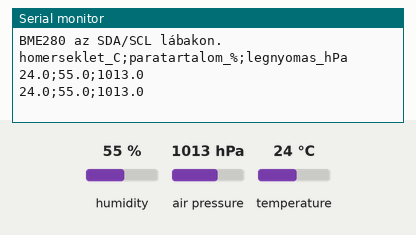
Simulated run of this sketch. Board: Arduino Uno, built with avr-gcc and run on an emulated ATmega328P. Shown: the last lines printed to the serial monitor. Inputs (shaded band) come from the test bench; at power-on: humidity 55 %, air pressure 1013 hPa, temperature 24 °C.

Above: at 2.8 s.
2.9 s: humidity set to 22 %
At 4.5 s:
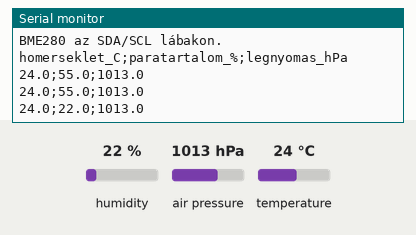
5.6 s: air pressure set to 952 hPa
At 7.4 s:
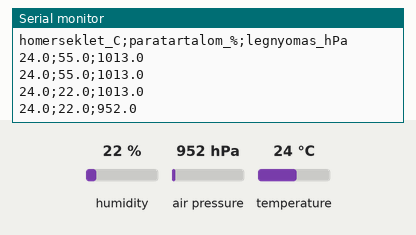
8.3 s: temperature set to 12 °C
At 10.8 s:
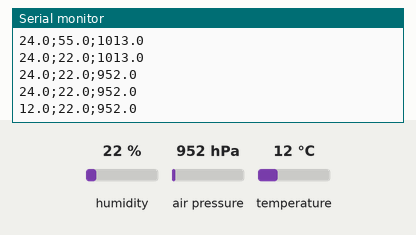

Measured:
- after the input at 2.9 s, the serial monitor: prints a new line after 1.1 s (image 1)
- after the input at 5.6 s, the serial monitor: prints a new line after 0.42 s (image 2)
- after the input at 8.3 s, the serial monitor: prints a new line after 1.7 s (image 3)

The sketch:

04_bme280_doboz.ino
```cpp
// =====================================================================
//  TESZT 04 – Doboz belső klímája (BME280)
//  Lapok: UNO R4 WiFi, Nano 33 IoT, Nano RP2040 Connect
//
//  Bekötés:
//   UNO R4 WiFi: Qwiic kábellel a Qwiic aljzatba (nem kell forrasztani),
//                vagy 5 V-os panelt a fejléc SDA/SCL lábaira.
//   Nano lapok:  VIN → 3V3, GND → GND, SDA → A4, SCL → A5.
//                ⚠️ Csak 3,3 V-ról tápláld (a Nano lapok 3,3 V-osak)!
//  Szükséges könyvtár: Adafruit BME280 Library
//
//  Miért kell ez? Ha a dobozba víz szivárog, a páratartalom megemelkedik –
//  így még azelőtt észrevesszük, hogy az elektronika tönkremenne.
//
//  Kísérlet: lehelj rá a szenzorra! Mennyit ugrik a páratartalom?
//            Tedd a szenzort egy zacskó szilikagéllel egy dobozba – mi történik?
// =====================================================================
#include <Wire.h>
#include <Adafruit_BME280.h>

Adafruit_BME280 bme;

// Megkeresi a szenzort a lap I2C buszán (0x77 vagy 0x76 címen)
bool szenzorKeres() {
#if defined(ARDUINO_UNOWIFIR4)
  // Az UNO R4 WiFi Qwiic aljzata a Wire1 buszon van
  if (bme.begin(0x77, &Wire1) || bme.begin(0x76, &Wire1)) {
    Serial.println("BME280 a Qwiic aljzaton.");
    return true;
  }
#endif
  // Nano lapokon (és az UNO R4 SDA/SCL fejlécén) a Wire busz: A4 = SDA, A5 = SCL
  if (bme.begin(0x77, &Wire) || bme.begin(0x76, &Wire)) {
    Serial.println("BME280 az SDA/SCL lábakon.");
    return true;
  }
  return false;
}

void setup() {
  Serial.begin(115200);
  while (!Serial && millis() < 2000) {}
  if (!szenzorKeres()) {
    Serial.println("HIBA: nem található BME280 (0x76 / 0x77). Kábel? Táp?");
    while (true) delay(1000);
  }
  Serial.println("homerseklet_C;paratartalom_%;legnyomas_hPa");
}

void loop() {
  Serial.print(bme.readTemperature(), 1);
  Serial.print(';');
  Serial.print(bme.readHumidity(), 1);
  Serial.print(';');
  Serial.println(bme.readPressure() / 100.0, 1);
  delay(2000);
}
```
